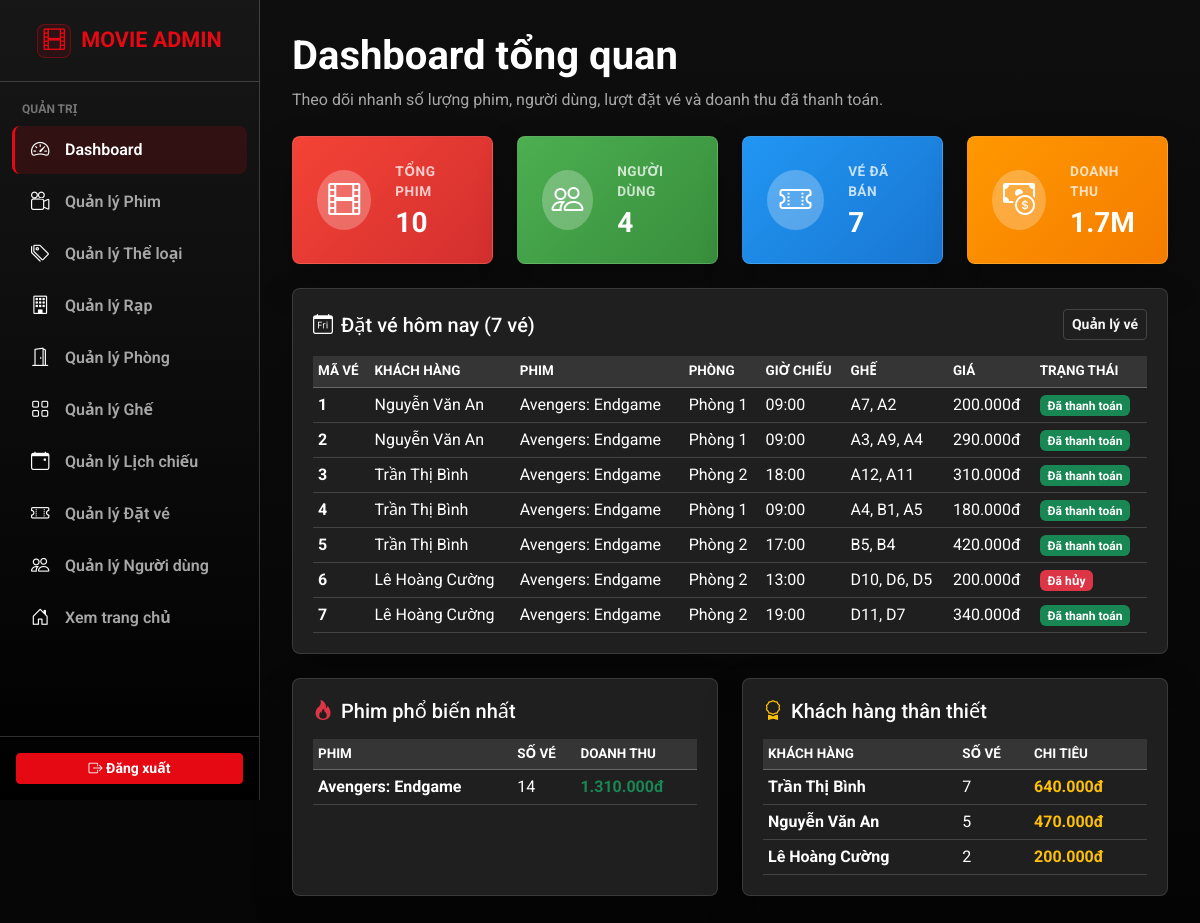
The app's page /frontend/admin/index.php (signed in) with its own data.
### tables this page shows
CREATE TABLE bookings
(
    id             INT PRIMARY KEY AUTO_INCREMENT,
    user_id        INT            NOT NULL,
    total_price    DECIMAL(10, 2) NOT NULL,
    payment_method ENUM ('momo', 'vnpay', 'bank_transfer'),
    status         ENUM ('pending', 'paid', 'canceled') DEFAULT 'pending',
    created_at     TIMESTAMP                            DEFAULT CURRENT_TIMESTAMP,
    updated_at     TIMESTAMP                            DEFAULT CURRENT_TIMESTAMP ON UPDATE CURRENT_TIMESTAMP,
    FOREIGN KEY (user_id) REFERENCES users (id) ON DELETE CASCADE,
    INDEX idx_status (status)
);

CREATE TABLE users
(
    id             INT PRIMARY KEY AUTO_INCREMENT,
    first_name     VARCHAR(50)  NOT NULL,
    last_name      VARCHAR(50)  NOT NULL,
    email          VARCHAR(100) NOT NULL UNIQUE,
    password       VARCHAR(255) NOT NULL,
    phone          VARCHAR(20)  NOT NULL UNIQUE,
    birth_date     DATE         NULL,
    role           ENUM ('admin', 'user') DEFAULT 'user',
    remember_token VARCHAR(100) NULL,
    created_at     TIMESTAMP              DEFAULT CURRENT_TIMESTAMP,
    updated_at     TIMESTAMP              DEFAULT CURRENT_TIMESTAMP ON UPDATE CURRENT_TIMESTAMP
);

### frontend/admin/index.php (the view, shortened to what the rows shown need)
<?php
require_once '../../backend/app/init.php';
require_once 'admin_header.php';
require_once 'admin_sidebar.php';
$controller = new DashboardController();
$data = $controller->index();
?>
<div class="container-fluid">
    <div class="admin-page-header d-flex flex-column flex-lg-row justify-content-between align-items-start gap-3 mb-4">
        <div>
            <h1 class="mb-0 text-white fw-bold">Dashboard tổng quan</h1>
        </div>
    </div>
    <div class="row mb-4">
        <div class="col-12">
            <div class="admin-card">
                <div class="table-responsive">
                    <table class="table table-hover admin-table align-middle mb-0">
                        <thead>
                            <tr>
                                <th>Mã vé</th>
                                <th>Khách hàng</th>
                                <th>Phim</th>
                                <th>Phòng</th>
                                <th>Giờ chiếu</th>
                                <th>Ghế</th>
                                <th>Giá</th>
                                <th>Trạng thái</th>
                            </tr>
                        </thead>
                        <tbody>
                            <?php if (!empty($data['today_bookings_list'])): ?>
                                <?php foreach ($data['today_bookings_list'] as $row): ?>
                                    <tr>
                                        <td><strong><?= htmlspecialchars($row['id']) ?></strong></td>
                                        <td><?= htmlspecialchars($row['first_name'] . ' ' . $row['last_name']) ?></td>
                                        <td><?= htmlspecialchars($row['movie_name'] ?? '---') ?></td>
                                        <td><?= htmlspecialchars($row['room_name'] ?? '---') ?></td>
                                        <td><?= !empty($row['start_time']) ? date('H:i', strtotime($row['start_time'])) : '---' ?></td>
                                        <td><?= htmlspecialchars($row['seats'] ?? '---') ?></td>
                                        <td><?= number_format($row['total_price'], 0, ',', '.') ?>đ</td>
                                        <td>
                                            <?php if ($row['status'] == 'paid'): ?>
                                                <span class="badge bg-success">Đã thanh toán</span>
                                            <?php elseif ($row['status'] == 'pending'): ?>
                                                <span class="badge bg-warning text-dark">Chờ thanh toán</span>
                                            <?php else: ?>
                                                <span class="badge bg-danger">Đã hủy</span>
                                            <?php endif; ?>
                                        </td>
                                    </tr>
                                <?php endforeach; ?>
                            <?php endif; ?>
                        </tbody>
                    </table>
                </div>
            </div>
        </div>
    </div>
    <div class="row g-4 mb-4">
        <div class="col-md-6">
            <div class="admin-card h-100">
                <div class="table-responsive">
                    <table class="table table-hover admin-table align-middle mb-0">
                        <thead>
                            <tr>
                                <th>Phim</th>
                                <th>Số vé</th>
                                <th>Doanh thu</th>
                            </tr>
                        </thead>
                    </table>
                </div>
            </div>
        </div>
        <div class="col-md-6">
            <div class="admin-card h-100">
                <div class="table-responsive">
                    <table class="table table-hover admin-table align-middle mb-0">
                        <thead>
                            <tr>
                                <th>Khách hàng</th>
                                <th>Số vé</th>
                                <th>Chi tiêu</th>
                            </tr>
                        </thead>
                    </table>
                </div>
            </div>
        </div>
    </div>
</div>
<?php require_once 'admin_footer.php'; ?>

### records on screen
bookings: id "1", user.last_name "Nguyễn Văn An", movie_name "Avengers: Endgame", room_name "Phòng 1", start_time "09:00", seats "A7, A2", total_price "200.000", status "Đã thanh toán"
bookings: id "2", user.last_name "Nguyễn Văn An", movie_name "Avengers: Endgame", room_name "Phòng 1", start_time "09:00", seats "A3, A9, A4", total_price "290.000", status "Đã thanh toán"
bookings: id "3", user.last_name "Trần Thị Bình", movie_name "Avengers: Endgame", room_name "Phòng 2", start_time "18:00", seats "A12, A11", total_price "310.000", status "Đã thanh toán"
bookings: id "4", user.last_name "Trần Thị Bình", movie_name "Avengers: Endgame", room_name "Phòng 1", start_time "09:00", seats "A4, B1, A5", total_price "180.000", status "Đã thanh toán"
bookings: id "5", user.last_name "Trần Thị Bình", movie_name "Avengers: Endgame", room_name "Phòng 2", start_time "17:00", seats "B5, B4", total_price "420.000", status "Đã thanh toán"
bookings: id "6", user.last_name "Lê Hoàng Cường", movie_name "Avengers: Endgame", room_name "Phòng 2", start_time "13:00", seats "D10, D6, D5", total_price "200.000", status "Đã hủy"
bookings: id "7", user.last_name "Lê Hoàng Cường", movie_name "Avengers: Endgame", room_name "Phòng 2", start_time "19:00", seats "D11, D7", total_price "340.000", status "Đã thanh toán"

### other values on screen
$data['total_movies'] "10"
$data['total_users'] "4"
$data['total_bookings'] "7"
$data['total_revenue'] / 1000000 "1.7"
$data['today_bookings_count'] "7"
$row['movie_name'] "Avengers: Endgame"
$row['ticket_count'] "14"
$row['revenue'] "1.310.000"
$row['first_name'] . ' ' . $row['last_name'] "Trần Thị Bình"
$row['ticket_count'] "7"
$row['total_spent'] "640.000"
$row['first_name'] . ' ' . $row['last_name'] "Nguyễn Văn An"
$row['ticket_count'] "5"
$row['total_spent'] "470.000"
$row['first_name'] . ' ' . $row['last_name'] "Lê Hoàng Cường"
